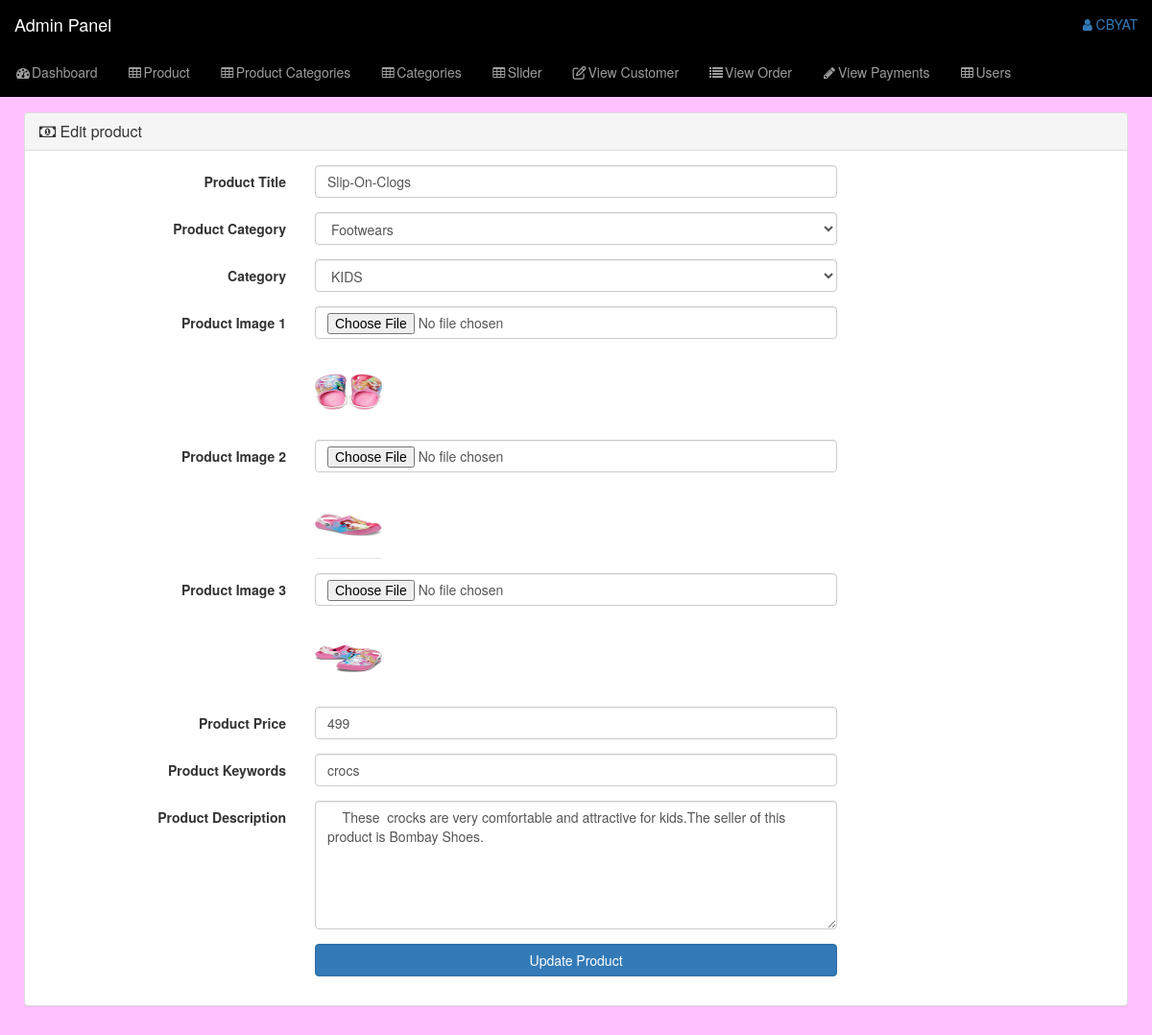
Screenshot of /admin_area/index.php?edit_product=13 (signed in) with the database file from the repository.
### tables this page shows
CREATE TABLE `products` (
  `product_id` int(10) NOT NULL,
  `p_cat_id` int(10) NOT NULL,
  `cat_id` int(10) NOT NULL,
  `date` timestamp NOT NULL DEFAULT current_timestamp() ON UPDATE current_timestamp(),
  `product_title` text NOT NULL,
  `product_img1` text NOT NULL,
  `product_img2` text NOT NULL,
  `product_img3` text NOT NULL,
  `product_price` int(10) NOT NULL,
  `product_desc` text NOT NULL,
  `product_keywords` text NOT NULL
);

CREATE TABLE `product_categories` (
  `p_cat_id` int(10) NOT NULL,
  `p_cat_title` text NOT NULL,
  `p_cat_desc` text NOT NULL
);

CREATE TABLE `categories` (
  `cat_id` int(10) NOT NULL,
  `cat_title` text NOT NULL,
  `cat_desc` text NOT NULL
);

### admin_area/edit_product.php (the view, shortened to what this page needs)
<?php
if(!isset($_SESSION['admin_email'])){
    echo "<script>window.open('login.php','_self')</script>";
} else {
?>
<?php
if(isset($_GET['edit_product'])){
    $edit_id=$_GET['edit_product'];
    $get_p="Select * from products where product_id='$edit_id'";
    $run_edit=mysqli_query($con,$get_p);
    $row_edit=mysqli_fetch_array($run_edit);
    $p_title=$row_edit['product_title'];
    $p_cat=$row_edit['p_cat_id'];
    $cat=$row_edit['cat_id'];
    $p_image1=$row_edit['product_img1'];
    $p_image2=$row_edit['product_img2'];
    $p_image3=$row_edit['product_img3'];
    $p_price=$row_edit['product_price'];
    $p_desc=$row_edit['product_desc'];
    $p_keywords=$row_edit['product_keywords'];
}
$get_p_cat="select * from product_categories where p_cat_id='$p_cat'";
$run_p_cat=mysqli_query($con,$get_p_cat);
$row_p_cat=mysqli_fetch_array($run_p_cat);
$p_cat_title=$row_p_cat['p_cat_title'];
$get_cat="select * from categories where cat_id='$cat'";
$run_cat=mysqli_query($con,$get_cat);
$row_cat=mysqli_fetch_array($run_cat);
$cat_title=$row_cat['cat_title'];
?>
<!DOCTYPE html>
<html>
<head>
</head>
<body>
    <div class="row">
        <div class="col-lg-12">
            <div class="breadcrumb">
                <li class="active">
                </li>
            </div>
        </div>
    </div>
    <div class="row">
        <div class="col-lg-3">
        </div>
        <div class="col-lg-12">
            <div class="panel panel-default">
                <div class="panel-heading">
                    <h3 class="panel-title">
                        <i class="fa fa-money fa-w"></i> Edit product
                    </h3>
                </div>
                <div class="panel-body">
                    <form class="form-horizontal" method="post" action="" enctype="multipart/form-data">
                        <div class="form-group">
                            <label class="col-md-3 control-label">Product Title</label>
                            <div class="col-md-6">
                                <input type="text" name="product_title" class="form-control" required
                                    value="<?php echo $p_title;?>">
                            </div>
                        </div>
                        <div class="form-group">
                            <label class="col-md-3 control-label">Product Category</label>
                            <div class="col-md-6">
                                <select name="product_cat" class="form-control">
                                    <option value="<?php echo $p_cat;?>"><?php echo $p_cat_title;?></option>
                                </select>
                            </div>
                        </div>
                        <div class="form-group">
                            <label class="col-md-3 control-label">Category</label>
                            <div class="col-md-6">
                                <select name="cat" class="form-control">
                                    <option value="<?php echo $cat;?>"><?php echo $cat_title;?></option>
                                </select>
                            </div>
                        </div>
                        <div class="form-group">
                            <label class="col-md-3 control-label">Product Image 1</label>
                            <div class="col-md-6">
                                <input type="file" name="product_img1" class="form-control" required value="">
                                <br><img src="product_images/<?php echo $p_image1;?>" width="70" height="70">
                            </div>
                        </div>
                        <div class="form-group">
                            <label class="col-md-3 control-label">Product Image 2</label>
                            <div class="col-md-6">
                                <input type="file" name="product_img2" class="form-control" required value="">
                                <br><img src="product_images/<?php echo $p_image2;?>" width="70" height="70">
                            </div>
                        </div>
                        <div class="form-group">
                            <label class="col-md-3 control-label">Product Image 3</label>
                            <div class="col-md-6">
                                <input type="file" name="product_img3" class="form-control" required value="">
                                <br><img src="product_images/<?php echo $p_image3;?>" width="70" height="70">
                            </div>
                        </div>
                        <div class="form-group">
                            <label class="col-md-3 control-label">Product Price</label>
                            <div class="col-md-6">
                                <input type="text" name="product_price" class="form-control" required
                                    value="<?php echo $p_price;?>">
                            </div>
                        </div>
                        <div class="form-group">
                            <label class="col-md-3 control-label">Product Keywords</label>
                            <div class="col-md-6">
                                <input type="text" name="product_keywords" class="form-control" required
                                    value="<?php echo $p_keywords;?>">
                            </div>
                        </div>
                        <div class="form-group">
                            <label class="col-md-3 control-label">Product Description</label>
                            <div class="col-md-6">
                                <textarea name="product_desc" class="form-control" rows="6"
                                    cols="19"> <?php echo $p_desc;?></textarea>
                            </div>
                        </div>
                        <div class="form-group">
                            <label class="col-md-3 control-label"></label>
                            <div class="col-md-6">
                                <input type="submit" name="update" value="Update Product"
                                    class="btn btn-primary form-control">
                            </div>
                        </div>
                    </form>
                </div>
            </div>
        </div>
    </div>
</body>
</html>
<?php }?>

### admin_area/includes/sidebar.php (shortened to what this page needs)
<?php
if(!isset($_SESSION['admin_email'])){
    echo "<script>window.open('login.php','_self')</script>";
} else {
?>
<nav class="navbar navbar-inverse navbar-fixed-top" style="background:black">
    <div class="navbar-header">
        <a href="index.php?dashboard" class="navbar-brand">Admin Panel</a>
    </div>
    <ul class="nav navbar-right top-nav">
        <li class="dropdown">
            <a href="#" class="dropdown-toggle" data-toggle="dropdown">
                <i class="fa fa-user"></i> <?php echo $admin_name ?>
            </a>
        </li>
    </ul>
    <div class="collapse navbar-collapse navbar-ex1-collapse ">
        <ul class="nav navbar-nav side-nav">
            <li>
                <a href="index.php?dashboard">
                    <i class="fa fa-fw fa-dashboard"></i>Dashboard
                </a>
            </li>
            <li>
                <a href="#" data-toggle="collapse" data-target="#products">
                    <i class="fa fa-fw fa-table"></i>Product
                </a>
            </li>
            <li>
                <a href="#" data-toggle="collapse" data-target="#products_cat">
                    <i class="fa fa-fw fa-table"></i>Product Categories
                </a>
            </li>
            <li>
                <a href="#" data-toggle="collapse" data-target="#category">
                    <i class="fa fa-fw fa-table"></i>Categories
                </a>
            </li>
            <li>
                <a href="#" data-toggle="collapse" data-target="#slider">
                    <i class="fa fa-fw fa-table"></i>Slider
                </a>
            </li>
            <li>
                <a href="index.php?view_customer">
                    <i class="fa fa-fw fa-edit"></i>View Customer
                </a>
            </li>
            <li>
                <a href="index.php?view_order">
                    <i class="fa fa-fw fa-list"></i>View Order
                </a>
            </li>
            <li>
                <a href="index.php?view_payments">
                    <i class="fa fa-fw fa-pencil"></i>View Payments
                </a>
            </li>
            <li>
                <a href="#" data-toggle="collapse" data-target="#users">
                    <i class="fa fa-fw fa-table"></i>Users
                </a>
            </li>
        </ul>
    </div>
</nav>
<?php } ?>

### admin_area/css/style.css (style rules this page uses)
body { margin-top: 100px; }
@media (min-width: 768px) { body { margin-top: 50px; } }
.top-nav { padding: 0 15px; }
.top-nav>li { display: inline-block; }
.top-nav>li>a { padding-top: 15px; padding-bottom: 15px; line-height: 20px; }

### rows the page displays
products: product_title "Slip-On-Clogs", product_img1 (picture), product_img2 (picture), product_img3 (picture), product_price "499", product_keywords "crocs", product_desc "These crocks are very comfortable and attractive for kids.The seller of this product is Bombay Shoes."
product_categories: product_cat "Footwears"
categories: cat "KIDS"

### other values shown
$admin_name "CBYAT"
